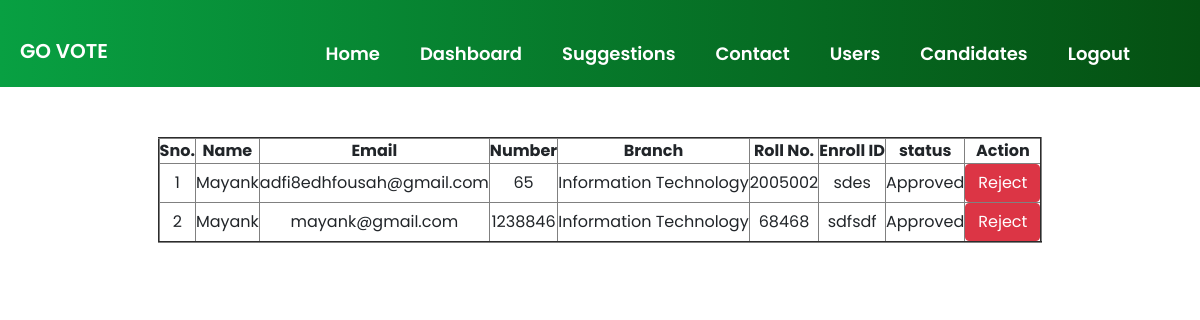
Page /user_cand_2.php on the committed database.
### tables this page shows
CREATE TABLE `candidate_2nd` (
  `id` int(11) NOT NULL,
  `name` varchar(200) DEFAULT NULL,
  `email` varchar(200) DEFAULT NULL,
  `mobile` bigint(20) DEFAULT NULL,
  `branch` varchar(200) DEFAULT NULL,
  `rollno` bigint(20) DEFAULT NULL,
  `enrollid` varchar(200) DEFAULT NULL,
  `approve_status` int(20) DEFAULT 0 COMMENT '0 for pending , 1 for approve 2 for reject'
);

### user_cand_2.php (the view, shortened to what this page needs)
<!DOCTYPE html>
<html>
<head>
</head>
<body>
 <link rel="stylesheet" href="css/bootstrap.min.css">
 <link rel="stylesheet" href="css/style.css">
 <link rel="stylesheet" href="https://stackpath.bootstrapcdn.com/font-awesome/4.7.0/css/font-awesome.min.css">
</head>
<body>
<div class="container-fluid" id="cont-3">
        <header id="nav-bar">
          <nav class="navbar navbar-expand-lg navbar-light bg-dark">
            <a class="navbar-brand" href=index.html  style="color: white; font-weight: 600; margin-top: 15px;">GO VOTE</a>
            <div class="collapse navbar-collapse" id="navbarNav">
              <ul class="navbar-nav ml-auto animate__animated animate__bounceInDown" style="padding-right: 50px;">
                <li class="nav-item" >
                  <a class="nav-link" href="index.html" style="color:white; font-weight: 600; text-align: center; font-size: 18px; margin-top: 20px;  text-transform: capitalize; padding: 20px;">Home</a>
                </li>
                <li class="nav-item" >
                  <a class="nav-link" href="admin_dashboard.php" style="color:white; font-weight: 600; text-align: center; font-size: 18px; margin-top: 20px;  text-transform: capitalize; padding: 20px;">Dashboard</a>
                </li>
                <li class="nav-item" >
                  <a class="nav-link" href="user_suggestion.php"  style="color: white; font-weight: 600; text-align: center; font-size: 18px; margin-top: 20px;  text-transform: capitalize; padding: 20px;">Suggestions</a>
                </li>
                <li class="nav-item" >
                  <a class="nav-link" href="show_contact.php"  style="color: white; font-weight: 600; text-align: center; font-size: 18px; margin-top: 20px;  text-transform: capitalize; padding: 20px;">Contact</a>
                </li>
                <li class="nav-item">
                  <a class="nav-link" href="user_details_year.php" style="color: white; font-weight: 600; text-align: center; font-size: 18px; margin-top: 20px;  text-transform: capitalize; padding: 20px;">Users</a>
                </li>
                <li class="nav-item">
                  <a class="nav-link" href="user_cand_year.php" style="color: white; font-weight: 600; text-align: center; font-size: 18px; margin-top: 20px;  text-transform: capitalize; padding: 20px;">Candidates</a>
                </li>
                <li class="nav-item" >
                  <a class="nav-link" href="logout.php"  style="color: white; font-weight: 600; text-align: center; font-size: 18px; margin-top: 20px;  text-transform: capitalize; padding: 20px;">Logout</a>
                </li>
              </ul>
            </div>
          </nav>
        </header>
	<section style="padding-top:50px; padding-botton:50px">
        <div class="container">
            <div class="row">
                <div class="col-md-12" >
	<?php session_start();
	include('dbConnect.php');
	$sql = "select * from candidate_2nd order by id desc";
	$stmt = $pdo->prepare($sql);
	$stmt->execute();
	$rs =  $stmt->fetchAll();
	echo "
		<table border='2'>
			<tr>
				<th>Sno.</th>
				<th>Name</th>
				<th>Email</th>
				<th>Number</th>
				<th>Branch</th>
				<th>Roll No.</th>
				<th>Enroll ID</th>
				<th>status</th>
				<th>Action</th>
			</tr>
	";
	$i = 1;
	foreach($rs as $row){
		$cid = $row['id'];
		echo "
		<tr>
			<td>".$i."</td>
			<td>".$row['name']."</td>
			<td>".$row['email']."</td>
			<td>".$row['mobile']."</td>
			<td>".$row['branch']."</td>
			<td>".$row['rollno']."</td>
			<td>".$row['enrollid']."</td>
			<td>";
			if($row['approve_status']==0){
				echo "Pending";
			}else if($row['approve_status']==1){
				echo "Approved";
			}else{
				echo "Rejected";
			}
			echo "</td>
			<td>";
			if($row['approve_status']==2){
				echo '<a href="change_status_2nd.php?id='.$cid.'&status=1" class="btn btn-success">Approve</a>';
			}else if($row['approve_status']==1){
				echo '<a href="change_status_2nd.php?id='.$cid.'&status=2" class="btn btn-danger">Reject</a>';
			}else if($row['approve_status']==0){
				echo '<a href="change_status_2nd.php?id='.$cid.'&status=1" class="btn btn-success">Approve</a>';
				echo '<a href="change_status_2nd.php?id='.$cid.'&status=2" class="btn btn-danger">Reject</a>';
			}
			echo "</td>
        </tr>
		";
		$i++;
	}
	echo "</table>";
    ?>
        </div>
            </div>
        </div>
    </section>
</body>
</html>

### css/style.css (style rules this page uses)
* { margin: 0; padding: 0; box-sizing: border-box; font-family: 'Poppins', sans-serif; scroll-behavior: smooth; text-align: center; }
#nav-bar { position: sticky; }
.navbar { background-image: linear-gradient(to right, #08a042,#055012 ); padding: 0; }
.navbar-brand { height: 40px; padding-left: 20px; }
#cont-3 { margin-left: 0; margin-right: 0; padding-left: 0; padding-right: 0; max-width: 100%; }
table { margin-left: auto; margin-right: auto; }

### rows in the picture
candidate_2nd: name "Mayank", email "adfi8edhfousah@gmail.com", mobile "65", branch "Information Technology", rollno "2005002", enrollid "sdes", approve_status "Approved"
candidate_2nd: name "Mayank", email "mayank@gmail.com", mobile "1238846", branch "Information Technology", rollno "68468", enrollid "sdfsdf", approve_status "Approved"
